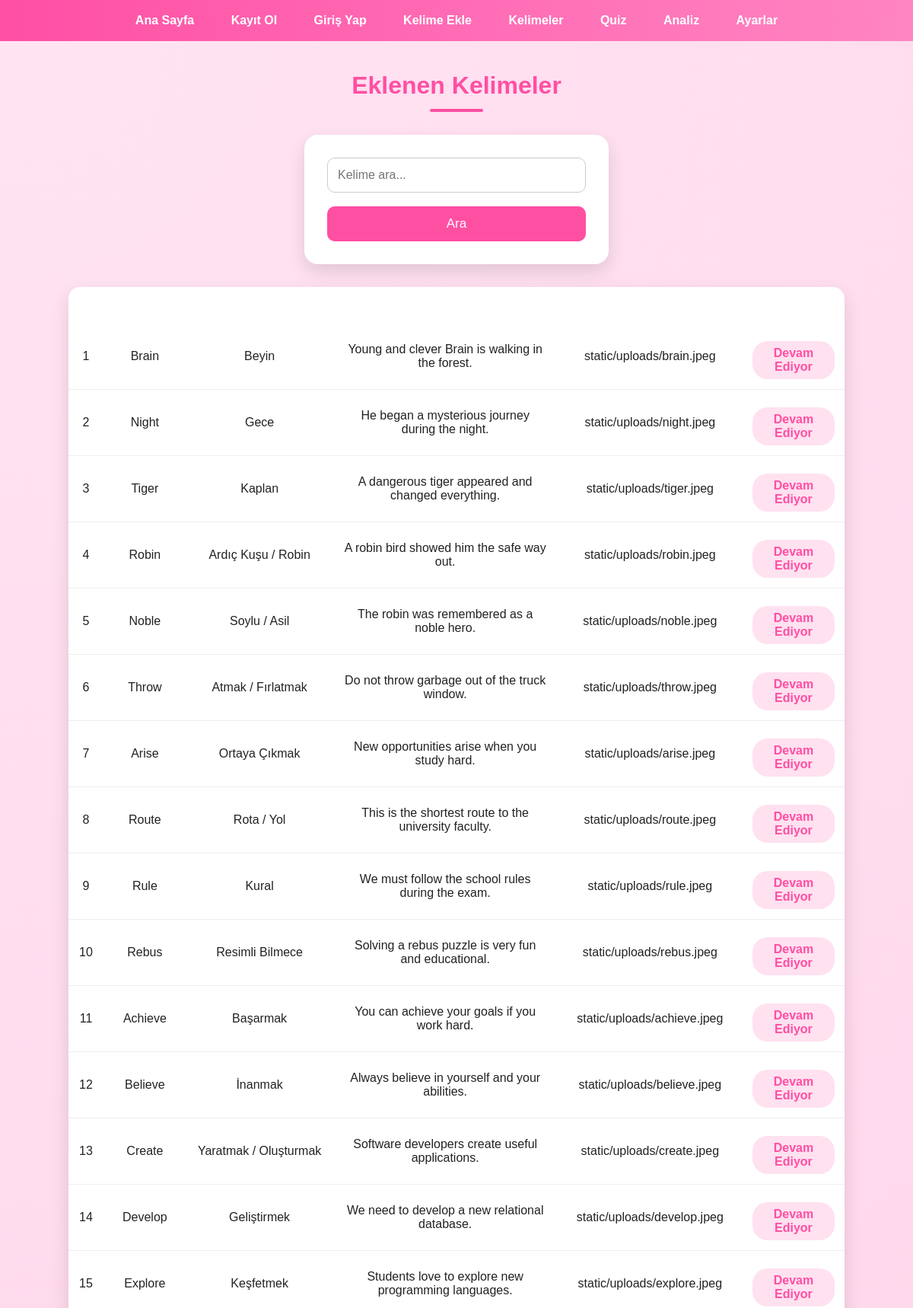
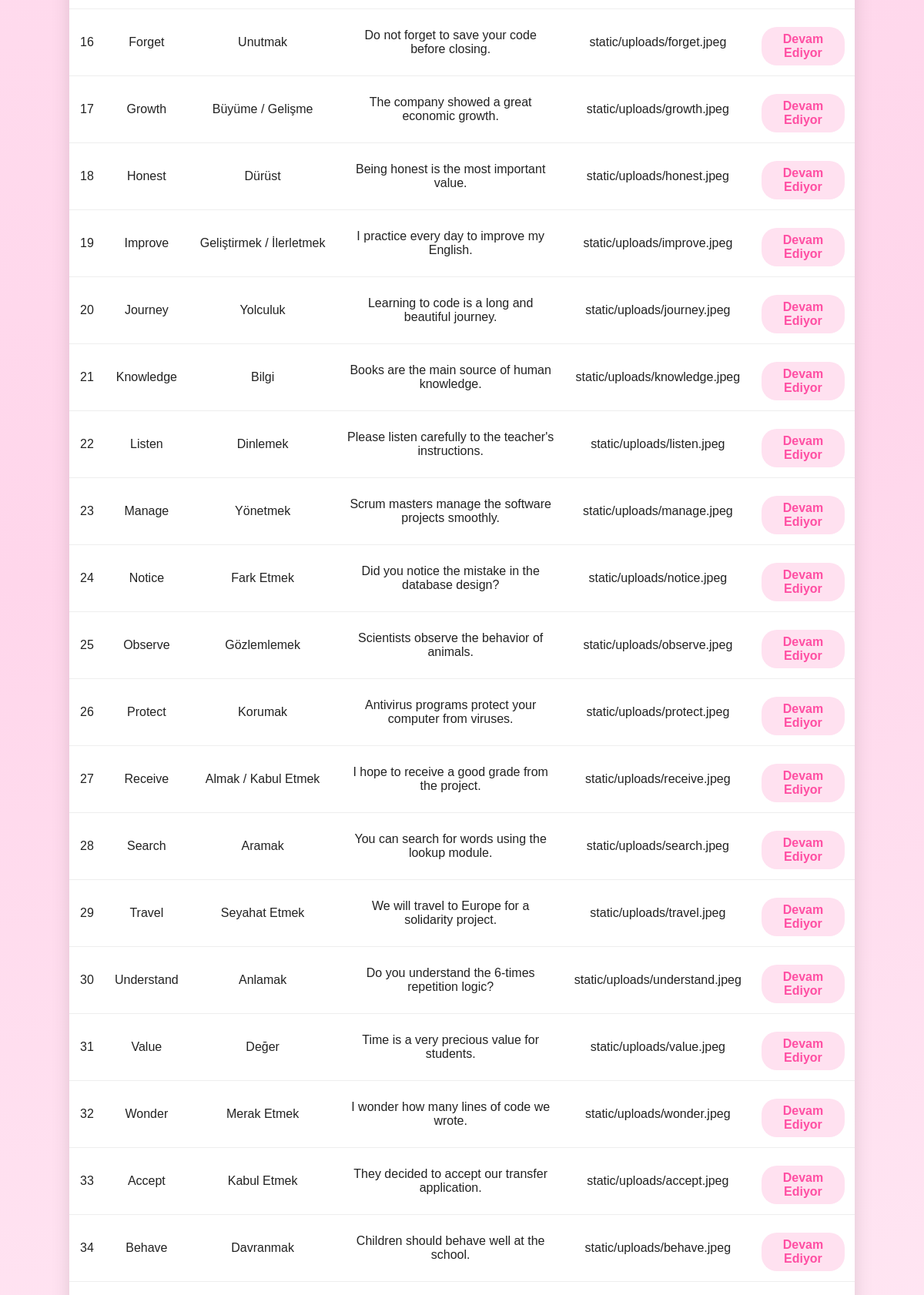
The app's page /words (upper part) with its own data (2 pictures, top to bottom).
### tables this page shows
CREATE TABLE words(
    id INTEGER PRIMARY KEY AUTOINCREMENT,
    english TEXT,
    turkish TEXT,
    sample TEXT,
    picture TEXT,
    correct_count INTEGER DEFAULT 0,
    learned INTEGER DEFAULT 0
);

### app.py (the view)
@app.route("/words")
def words():
    search = request.args.get("search", "")
    connection = sqlite3.connect("database.db")
    cursor = connection.cursor()
    if search:
        cursor.execute(
            "SELECT * FROM words WHERE english LIKE ? OR turkish LIKE ?",
            (f"%{search}%", f"%{search}%"),
        )
    else:
        cursor.execute("SELECT * FROM words")
    words = cursor.fetchall()
    connection.close()
    return render_template("words.html", words=words, search=search)

### templates/words.html (shortened to what this page needs)
<!DOCTYPE html>
<html>
<head>
    <link rel="stylesheet" href="{{ url_for('static', filename='style.css') }}">
</head>
<body>
    <div class="navbar">
        <a href="/">Ana Sayfa</a>
        <a href="/register">Kayıt Ol</a>
        <a href="/login">Giriş Yap</a>
        <a href="/add-word">Kelime Ekle</a>
        <a href="/words">Kelimeler</a>
        <a href="/quiz">Quiz</a>
        <a href="/report">Analiz</a>
        <a href="/settings">Ayarlar</a>
    </div>
    <h1>Eklenen Kelimeler</h1>
    <form method="GET" action="/words">
        <input type="text" name="search" placeholder="Kelime ara..." value="{{ search }}">
        <br><br>
        <button type="submit">Ara</button>
    </form>
    <table>
        <tr>
            <th>ID</th>
            <th>İngilizce</th>
            <th>Türkçe</th>
            <th>Örnek Cümle</th>
            <th>Tekrar Sayısı</th>
            <th>Durum</th>
        </tr>
        {% for word in words %}
        <tr>
            <td>{{ word[0] }}</td>
            <td>{{ word[1] }}</td>
            <td>{{ word[2] }}</td>
            <td>{{ word[3] }}</td>
            <td>{{ word[4] }}</td>
            <td>
                {% if word[5] == 1 %}
                <span class="badge">Öğrenildi</span>
                {% else %}
                <span class="badge">Devam Ediyor</span>
                {% endif %}
            </td>
        </tr>
        {% endfor %}
    </table>
</body>
</html>

### static/style.css (style rules this page uses)
* { box-sizing: border-box; font-family: Arial, sans-serif; }
body { margin: 0; background: linear-gradient(135deg, #f3f4ff, #dfe7ff); color: #222; }
h1 { color: #ff4fa3; text-align: center; margin-top: 40px; }
form { width: 400px; max-width: 90%; margin: 30px auto; background: white; padding: 30px; border-radius: 18px; box-shadow: 0 10px 25px rgba(0, 0, 0, 0.12); }
input { width: 100%; padding: 13px; border: 1px solid #ccc; border-radius: 10px; font-size: 16px; }
button { width: 100%; padding: 13px; background: #ff4fa3; color: white; border: none; border-radius: 10px; font-size: 17px; cursor: pointer; }
table { width: 85%; margin: 30px auto; border-collapse: collapse; background: white; border-radius: 15px; overflow: hidden; box-shadow: 0 10px 25px rgba(0, 0, 0, 0.12); }
th { color: #ff4fa3; color: white; padding: 15px; }
td { padding: 13px; text-align: center; border-bottom: 1px solid #eee; }
a { color: #ff4fa3; text-decoration: none; font-weight: bold; }
.navbar { background: #2d2f75; padding: 18px; text-align: center; }
.navbar a { color: white; margin: 0 12px; }
body { background: radial-gradient(circle at top left, #ffe4f2, #ffd6eb, #fff7fb); }
.navbar { background: linear-gradient(90deg, #ff4fa3, #ff6bb5, #ff85c2); }
h1::after { content: ""; display: block; width: 70px; height: 4px; background: #ff4fa3; margin: 12px auto 0; border-radius: 20px; }
form { animation: fadeIn 0.5s ease-in-out; }
button, .button-link { transition: all 0.3s ease; }
table { animation: fadeIn 0.5s ease-in-out; }
.badge { display: inline-block; padding: 7px 12px; background: #ffe1f0; color: #ff4fa3; border-radius: 20px; font-weight: bold; margin-top: 10px; }
.navbar a { padding: 8px 10px; border-radius: 10px; }

### records on screen
words: id "1", english "Brain", turkish "Beyin", sample "Young and clever Brain is walking in the forest.", picture "static/uploads/brain.jpeg", correct_count "Devam Ediyor"
words: id "2", english "Night", turkish "Gece", sample "He began a mysterious journey during the night.", picture "static/uploads/night.jpeg", correct_count "Devam Ediyor"
words: id "3", english "Tiger", turkish "Kaplan", sample "A dangerous tiger appeared and changed everything.", picture "static/uploads/tiger.jpeg", correct_count "Devam Ediyor"
words: id "4", english "Robin", turkish "Ardıç Kuşu / Robin", sample "A robin bird showed him the safe way out.", picture "static/uploads/robin.jpeg", correct_count "Devam Ediyor"
words: id "5", english "Noble", turkish "Soylu / Asil", sample "The robin was remembered as a noble hero.", picture "static/uploads/noble.jpeg", correct_count "Devam Ediyor"
words: id "6", english "Throw", turkish "Atmak / Fırlatmak", sample "Do not throw garbage out of the truck window.", picture "static/uploads/throw.jpeg", correct_count "Devam Ediyor"
words: id "7", english "Arise", turkish "Ortaya Çıkmak", sample "New opportunities arise when you study hard.", picture "static/uploads/arise.jpeg", correct_count "Devam Ediyor"
words: id "8", english "Route", turkish "Rota / Yol", sample "This is the shortest route to the university faculty.", picture "static/uploads/route.jpeg", correct_count "Devam Ediyor"
words: id "9", english "Rule", turkish "Kural", sample "We must follow the school rules during the exam.", picture "static/uploads/rule.jpeg", correct_count "Devam Ediyor"
words: id "10", english "Rebus", turkish "Resimli Bilmece", sample "Solving a rebus puzzle is very fun and educational.", picture "static/uploads/rebus.jpeg", correct_count "Devam Ediyor"
words: id "11", english "Achieve", turkish "Başarmak", sample "You can achieve your goals if you work hard.", picture "static/uploads/achieve.jpeg", correct_count "Devam Ediyor"
words: id "12", english "Believe", turkish "İnanmak", sample "Always believe in yourself and your abilities.", picture "static/uploads/believe.jpeg", correct_count "Devam Ediyor"
words: id "13", english "Create", turkish "Yaratmak / Oluşturmak", sample "Software developers create useful applications.", picture "static/uploads/create.jpeg", correct_count "Devam Ediyor"
words: id "14", english "Develop", turkish "Geliştirmek", sample "We need to develop a new relational database.", picture "static/uploads/develop.jpeg", correct_count "Devam Ediyor"
words: id "15", english "Explore", turkish "Keşfetmek", sample "Students love to explore new programming languages.", picture "static/uploads/explore.jpeg", correct_count "Devam Ediyor"
words: id "16", english "Forget", turkish "Unutmak", sample "Do not forget to save your code before closing.", picture "static/uploads/forget.jpeg", correct_count "Devam Ediyor"
words: id "17", english "Growth", turkish "Büyüme / Gelişme", sample "The company showed a great economic growth.", picture "static/uploads/growth.jpeg", correct_count "Devam Ediyor"
words: id "18", english "Honest", turkish "Dürüst", sample "Being honest is the most important value.", picture "static/uploads/honest.jpeg", correct_count "Devam Ediyor"
words: id "19", english "Improve", turkish "Geliştirmek / İlerletmek", sample "I practice every day to improve my English.", picture "static/uploads/improve.jpeg", correct_count "Devam Ediyor"
words: id "20", english "Journey", turkish "Yolculuk", sample "Learning to code is a long and beautiful journey.", picture "static/uploads/journey.jpeg", correct_count "Devam Ediyor"
words: id "21", english "Knowledge", turkish "Bilgi", sample "Books are the main source of human knowledge.", picture "static/uploads/knowledge.jpeg", correct_count "Devam Ediyor"
words: id "22", english "Listen", turkish "Dinlemek", sample "Please listen carefully to the teacher's instructions.", picture "static/uploads/listen.jpeg", correct_count "Devam Ediyor"
words: id "23", english "Manage", turkish "Yönetmek", sample "Scrum masters manage the software projects smoothly.", picture "static/uploads/manage.jpeg", correct_count "Devam Ediyor"
words: id "24", english "Notice", turkish "Fark Etmek", sample "Did you notice the mistake in the database design?", picture "static/uploads/notice.jpeg", correct_count "Devam Ediyor"
words: id "25", english "Observe", turkish "Gözlemlemek", sample "Scientists observe the behavior of animals.", picture "static/uploads/observe.jpeg", correct_count "Devam Ediyor"
words: id "26", english "Protect", turkish "Korumak", sample "Antivirus programs protect your computer from viruses.", picture "static/uploads/protect.jpeg", correct_count "Devam Ediyor"
words: id "27", english "Receive", turkish "Almak / Kabul Etmek", sample "I hope to receive a good grade from the project.", picture "static/uploads/receive.jpeg", correct_count "Devam Ediyor"
words: id "28", english "Search", turkish "Aramak", sample "You can search for words using the lookup module.", picture "static/uploads/search.jpeg", correct_count "Devam Ediyor"
words: id "29", english "Travel", turkish "Seyahat Etmek", sample "We will travel to Europe for a solidarity project.", picture "static/uploads/travel.jpeg", correct_count "Devam Ediyor"
words: id "30", english "Understand", turkish "Anlamak", sample "Do you understand the 6-times repetition logic?", picture "static/uploads/understand.jpeg", correct_count "Devam Ediyor"
words: id "31", english "Value", turkish "Değer", sample "Time is a very precious value for students.", picture "static/uploads/value.jpeg", correct_count "Devam Ediyor"
words: id "32", english "Wonder", turkish "Merak Etmek", sample "I wonder how many lines of code we wrote.", picture "static/uploads/wonder.jpeg", correct_count "Devam Ediyor"
words: id "33", english "Accept", turkish "Kabul Etmek", sample "They decided to accept our transfer application.", picture "static/uploads/accept.jpeg", correct_count "Devam Ediyor"
words: id "34", english "Behave", turkish "Davranmak", sample "Children should behave well at the school.", picture "static/uploads/behave.jpeg", correct_count "Devam Ediyor"
